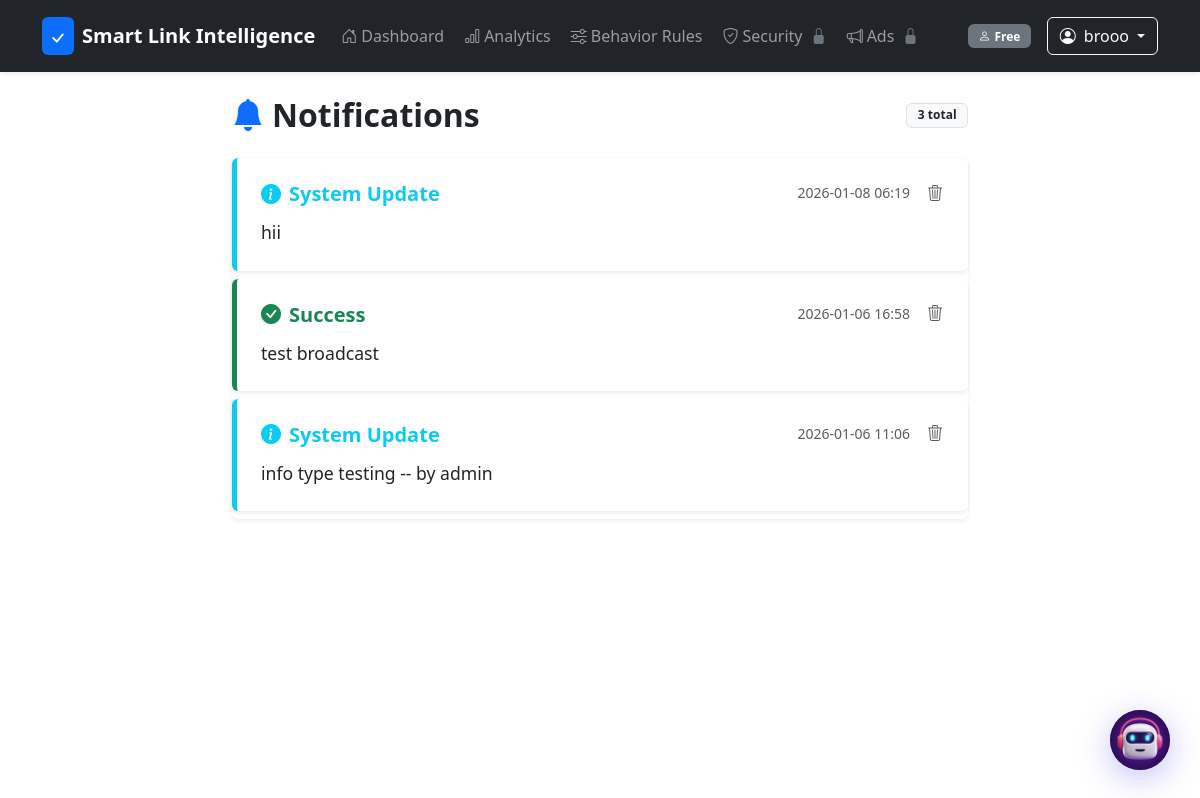
Page /notifications (signed in) on the earlier database version.
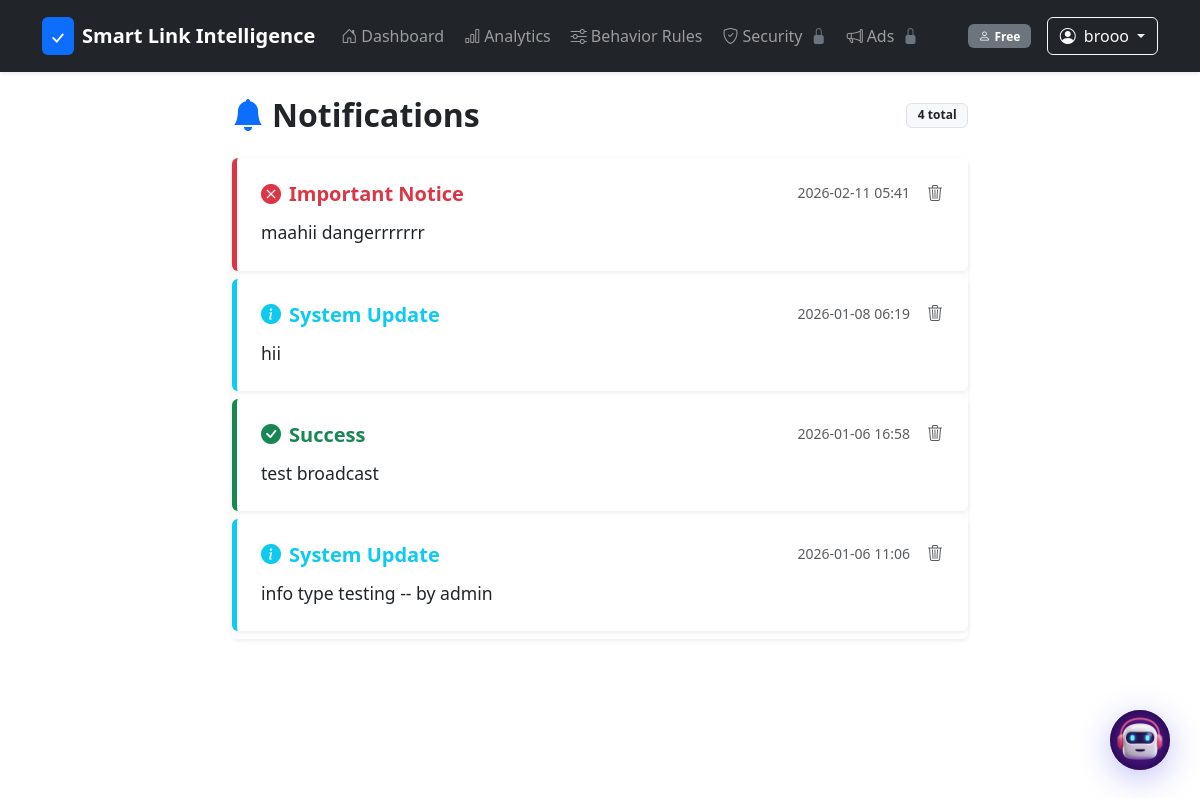
Same page on the later database version.
### tables this page shows
CREATE TABLE "notifications" (
            id INTEGER PRIMARY KEY AUTOINCREMENT,
            message TEXT NOT NULL,
            type TEXT DEFAULT 'info',
            target_user_id INTEGER,
            target_group TEXT DEFAULT 'all',
            created_at TEXT DEFAULT (datetime('now'))
        );

### routes/user.py (the view)
@user_bp.route("/notifications")
@login_required
def notifications():
    from admin_panel import track_user_activity
    user_dict = dict(g.user) if g.user else {}
    user_tier = user_dict.get("membership_tier", "free")
    if not user_tier:
        user_tier = "free"
    user_notifications = query_db("""
        SELECT n.* FROM notifications n
        LEFT JOIN notification_dismissals d ON n.id = d.notification_id AND d.user_id = ?
        WHERE (n.target_user_id = ?
           OR n.target_group = 'all'
           OR (n.target_group = ? AND n.target_user_id IS NULL))
           AND d.id IS NULL
        ORDER BY n.created_at DESC
    """, [g.user["id"], g.user["id"], user_tier])
    track_user_activity(g.user["id"], "view_notifications", "Viewed notification center")
    return render_template("notifications.html", notifications=user_notifications)

### admin_panel.py (called while the page is built, shortened)
def get_db():
    return g.db

def execute_db(query: str, args=None):
    db = get_db()
    db.execute(query, args or [])
    db.commit()

def track_user_activity(user_id, activity_type, details=None, ip_address=None):
    try:
        if not ip_address:
            ip_address = request.remote_addr if request else "system"
        execute_db("""
            INSERT INTO user_activity
            (user_id, activity_type, details, ip_address)
            VALUES (?, ?, ?, ?)
        """, [user_id, activity_type, details, ip_address])
    except Exception as e:
        print(f"Error tracking user activity: {e}")

### app.py (called while the page is built, shortened)
def _before_request():
    from utils import ensure_session
    ensure_session()
    g.user = None
    uid = session.get(USER_SESSION_KEY)
    if uid:
        user = query_db("SELECT * FROM users WHERE id = ?", [uid], one=True)
        g.user = user
    try:
        maintenance_setting = query_db("SELECT setting_value FROM system_settings WHERE setting_key = 'maintenance_mode'", one=True)
    except Exception:
        pass

### templates/notifications.html (shortened to what this page needs)
{% extends "base.html" %}
{% block content %}
<div class="row justify-content-center">
    <div class="col-md-8">
        <div class="d-flex justify-content-between align-items-center mb-4">
            <h2 class="fw-bold mb-0">
                <i class="bi bi-bell-fill text-primary me-2"></i>Notifications
            </h2>
            <span class="badge bg-light text-dark border">{{ notifications|length }} total</span>
        </div>
        {% if notifications %}
        <div class="list-group shadow-sm">
            {% for n in notifications %}
            <div
                class="list-group-item list-group-item-action border-0 mb-2 rounded shadow-sm p-4 notification-item-{{ n.type }}">
                <div class="d-flex w-100 justify-content-between align-items-start mb-2">
                    <h5 class="mb-1 fw-bold text-{{ n.type }}">
                        {% if n.type == 'info' %}
                        <i class="bi bi-info-circle-fill me-2"></i>System Update
                        {% elif n.type == 'success' %}
                        <i class="bi bi-check-circle-fill me-2"></i>Success
                        {% elif n.type == 'warning' %}
                        <i class="bi bi-exclamation-triangle-fill me-2"></i>Alert
                        {% elif n.type == 'danger' %}
                        <i class="bi bi-x-circle-fill me-2"></i>Important Notice
                        {% endif %}
                    </h5>
                    <div class="d-flex align-items-center gap-3">
                        <small class="text-muted">{{ n.created_at[:16] }}</small>
                        <form action="{{ url_for('user.delete_notification', notification_id=n.id) }}" method="POST"
                            class="d-inline">
                            <button type="submit" class="btn btn-link p-0 text-muted delete-btn"
                                title="Delete notification">
                                <i class="bi bi-trash3"></i>
                            </button>
                        </form>
                    </div>
                </div>
                <p class="mb-0 text-dark" style="font-size: 1.1rem; line-height: 1.6;">
                    {{ n.message }}
                </p>
            </div>
            {% endfor %}
        </div>
        {% endif %}
    </div>
</div>
{% block extra_head %}
<link href="{{ url_for('static', filename='css/notifications.css') }}" rel="stylesheet">
{% endblock %}
{% endblock %}

Differences in the rows shown:
added notifications: type "danger" (drawn), created_at "2026-02-11 05:41", message "maahii dangerrrrrrr"
Other differences:
{{ notifications|length }}: "3" → "4"
